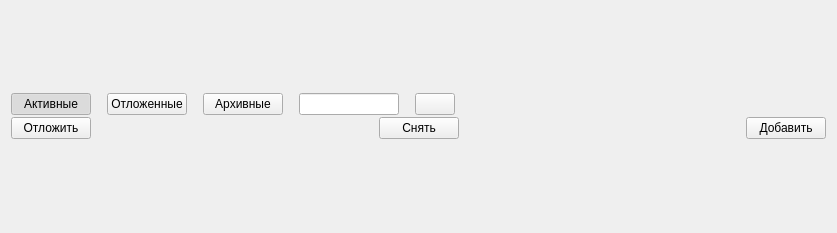
<?xml version="1.0" encoding="UTF-8"?>
<ui version="4.0">
 <class>ClientsWidget</class>
 <widget class="QWidget" name="ClientsWidget">
  <property name="geometry">
   <rect>
    <x>0</x>
    <y>0</y>
    <width>837</width>
    <height>233</height>
   </rect>
  </property>
  <property name="windowTitle">
   <string>Form</string>
  </property>
  <layout class="QGridLayout" name="gridLayout">
   <item row="0" column="0">
    <layout class="QVBoxLayout" name="verticalLayout_2">
     <property name="spacing">
      <number>10</number>
     </property>
     <item>
      <layout class="QHBoxLayout" name="horizontalLayout_3">
       <item>
        <layout class="QVBoxLayout" name="verticalLayout">
         <property name="spacing">
          <number>2</number>
         </property>
         <item>
          <layout class="QHBoxLayout" name="horizontalLayout">
           <property name="spacing">
            <number>16</number>
           </property>
           <item>
            <widget class="QPushButton" name="mpButtonActive">
             <property name="text">
              <string>Активные</string>
             </property>
             <property name="checkable">
              <bool>true</bool>
             </property>
             <property name="checked">
              <bool>true</bool>
             </property>
            </widget>
           </item>
           <item>
            <widget class="QPushButton" name="mpButtonDeferred">
             <property name="text">
              <string>Отложенные</string>
             </property>
             <property name="checkable">
              <bool>true</bool>
             </property>
             <property name="checked">
              <bool>false</bool>
             </property>
            </widget>
           </item>
           <item>
            <widget class="QPushButton" name="mpButtonArchive">
             <property name="autoFillBackground">
              <bool>false</bool>
             </property>
             <property name="text">
              <string>Архивные</string>
             </property>
             <property name="checkable">
              <bool>true</bool>
             </property>
             <property name="checked">
              <bool>false</bool>
             </property>
             <property name="flat">
              <bool>false</bool>
             </property>
            </widget>
           </item>
           <item>
            <widget class="QLineEdit" name="mpFilterPhone">
             <property name="maximumSize">
              <size>
               <width>100</width>
               <height>16777215</height>
              </size>
             </property>
            </widget>
           </item>
           <item>
            <widget class="QPushButton" name="mpClearFilter">
             <property name="text">
              <string/>
             </property>
            </widget>
           </item>
           <item>
            <spacer name="horizontalSpacer">
             <property name="orientation">
              <enum>Qt::Horizontal</enum>
             </property>
             <property name="sizeHint" stdset="0">
              <size>
               <width>40</width>
               <height>20</height>
              </size>
             </property>
            </spacer>
           </item>
          </layout>
         </item>
         <item>
          <layout class="QHBoxLayout" name="horizontalLayout_2">
           <item>
            <widget class="QPushButton" name="mpButtonAside">
             <property name="text">
              <string>Отложить</string>
             </property>
            </widget>
           </item>
           <item>
            <spacer name="horizontalSpacer_3">
             <property name="orientation">
              <enum>Qt::Horizontal</enum>
             </property>
             <property name="sizeHint" stdset="0">
              <size>
               <width>40</width>
               <height>20</height>
              </size>
             </property>
            </spacer>
           </item>
           <item>
            <widget class="QPushButton" name="mpButtonShoot">
             <property name="text">
              <string>Снять</string>
             </property>
            </widget>
           </item>
           <item>
            <spacer name="horizontalSpacer_2">
             <property name="orientation">
              <enum>Qt::Horizontal</enum>
             </property>
             <property name="sizeHint" stdset="0">
              <size>
               <width>40</width>
               <height>20</height>
              </size>
             </property>
            </spacer>
           </item>
           <item>
            <widget class="QPushButton" name="mpButtonAdd">
             <property name="text">
              <string>Добавить</string>
             </property>
            </widget>
           </item>
          </layout>
         </item>
        </layout>
       </item>
      </layout>
     </item>
    </layout>
   </item>
  </layout>
 </widget>
 <resources/>
 <connections/>
</ui>
